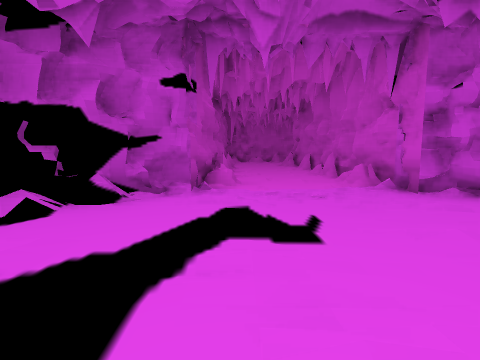
view 1 (above)

19 first-person views from a walk through a 3-D level made in the Unity game engine. The camera is 1.3 m above the floor, tilts 6° down and sees 85° across. The floor is counted in squares, 2 m on a side. Each view is taken from the middle of a square. On the plan, view 1 faces up. The plan holds only what a view shows up to about 9 squares ahead; the rest is blank. The place goes on beyond the plan. The player character is not drawn.

view 2
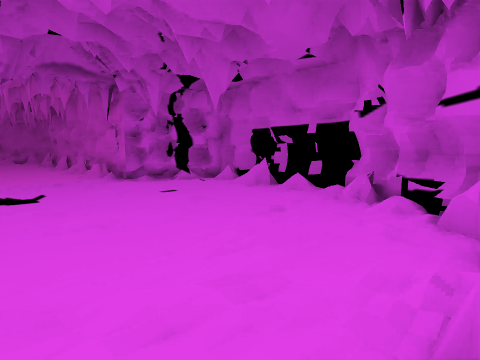

view 3
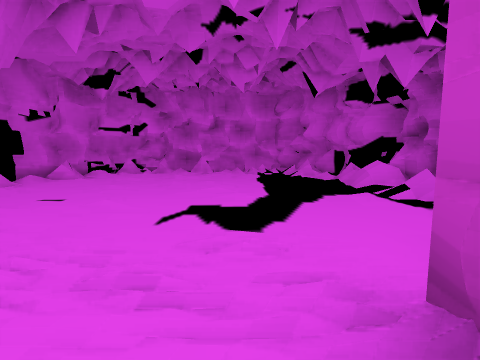

view 4
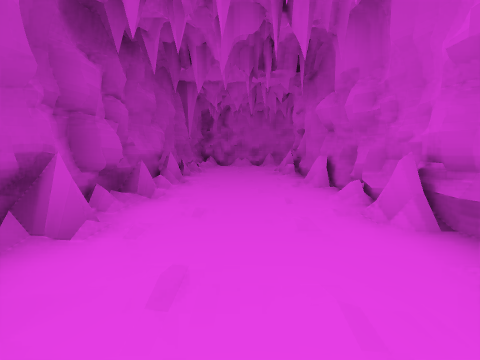

view 5
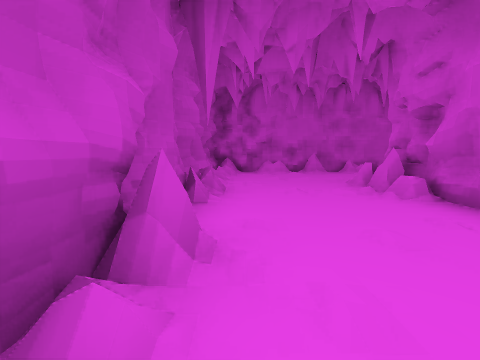

view 6
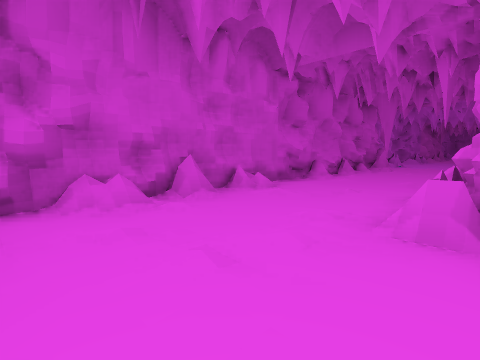

view 7
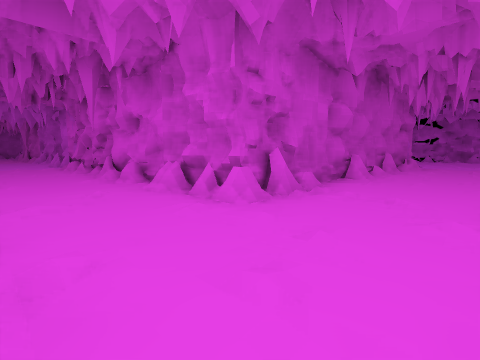

view 8
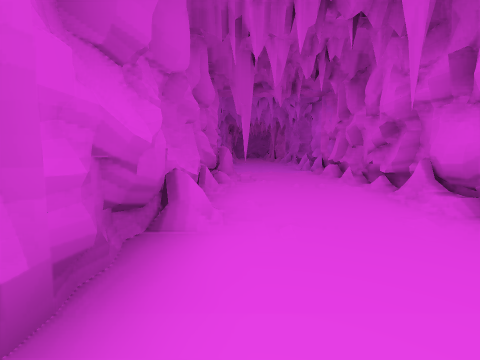

view 9
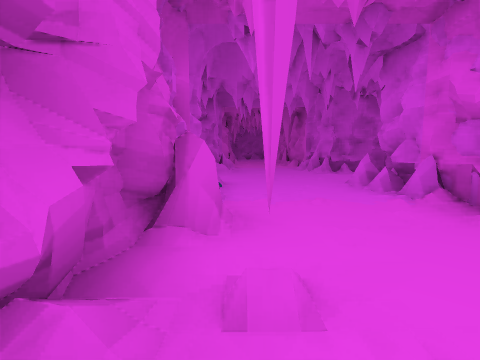

view 10
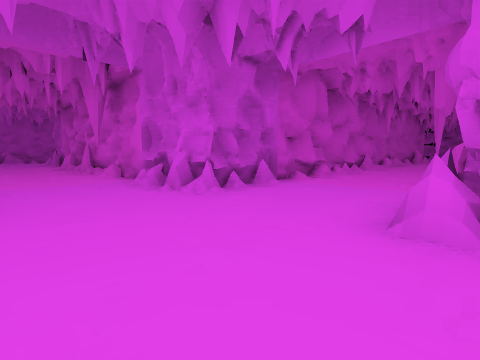

view 11
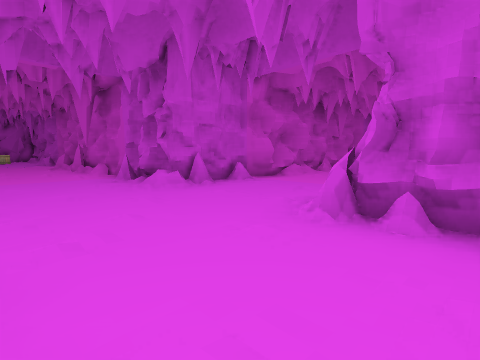

view 12
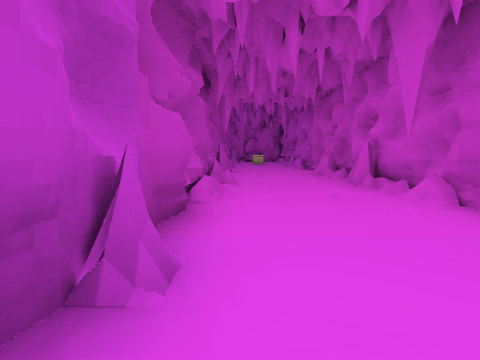

view 13
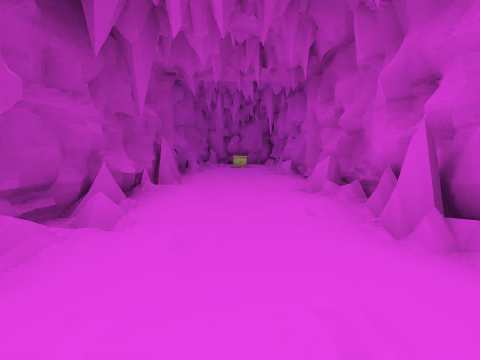

view 14
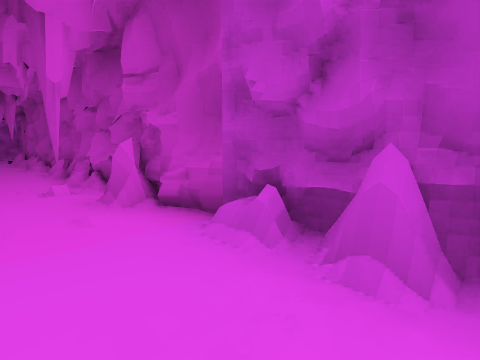

view 15
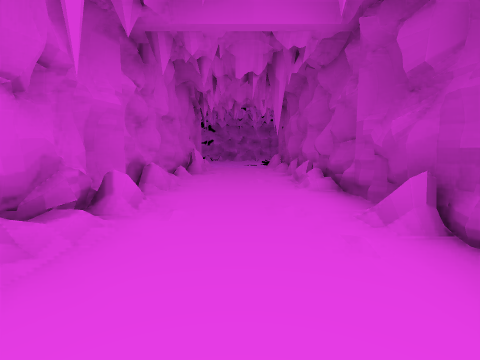

view 16
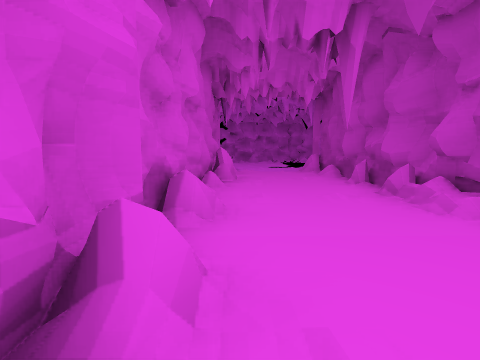

view 17
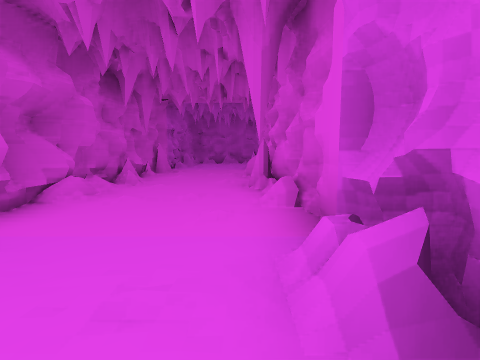

view 18
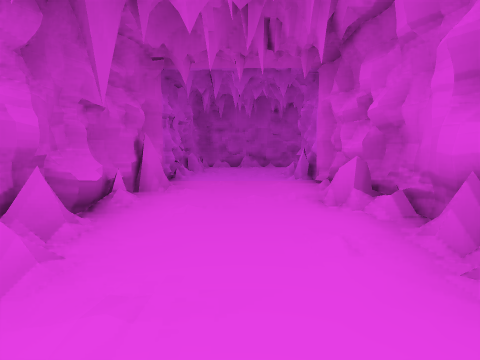

view 19
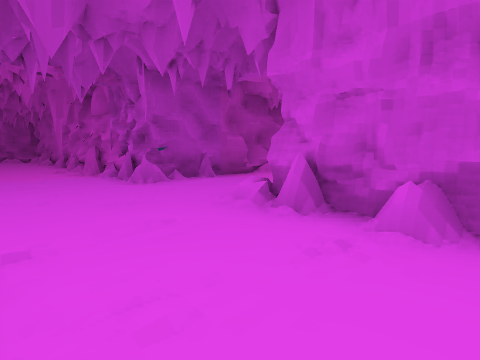

### Floor plan
Key: @ floor where view 1 was taken; # wall or solid block; . floor; / step, stairs or slope; = window, fence, low wall or low ledge.
Columns run from 3 left of view 1 to 31 right of it. Each row starts with its distance up from view 1.
 30                  #...#
 29                  #..=#
 28                  #...#
 27                  #...#
 26                  #...#
 25                  #..=#
 24                  #...#
 23                  #...#
 22                  #...#
 21                  #...#
 20                  #...#
 19                  #...#
 18   ################...##############
 17   #///.......##..................//
 16   #//...........................///
 15   #./.......................=..././
 14   #/..############...#############
 13   #.//#          #...#
 12   #...#          #...#
 11   #...#          #...#
 10   #...#          ##..#
  9   #...#          ##..#
  8   #...#          #...#
  7   #...#          #...#
  6   #=./#          #...#
  5   #../#          #...#
  4 ###../###        #...#
  3 #...././#        #...#
  2 #.....//#        #...#
  1 #....../#        #...#
  0 #. @....#        #...#
 -1 #. ..../#        #...#
 -2 ##.//./##        #..
 -3  ##///##         #=.=
 -4   #####

Where each view was taken, in squares from view 1:
view 1: 0 up, 0 right, facing up
view 2: 3 down, 0 right, facing up-right
view 3: 5 up, 0 right, facing down
view 4: 5 up, 1 right, facing up
view 5: 9 up, 0 right, facing up
view 6: 14 up, 0 right, facing up-right
view 7: 17 up, 0 right, facing down-right
view 8: 17 up, 4 right, facing right
view 9: 17 up, 9 right, facing right
view 10: 17 up, 14 right, facing down-right
view 11: 13 up, 15 right, facing up-right
view 12: 18 up, 15 right, facing up
view 13: 21 up, 16 right, facing up
view 14: 14 up, 16 right, facing down-left
view 15: 8 up, 16 right, facing down
view 16: 6 up, 17 right, facing down
view 17: 15 up, 18 right, facing right
view 18: 16 up, 22 right, facing right
view 19: 15 up, 20 right, facing up-left
